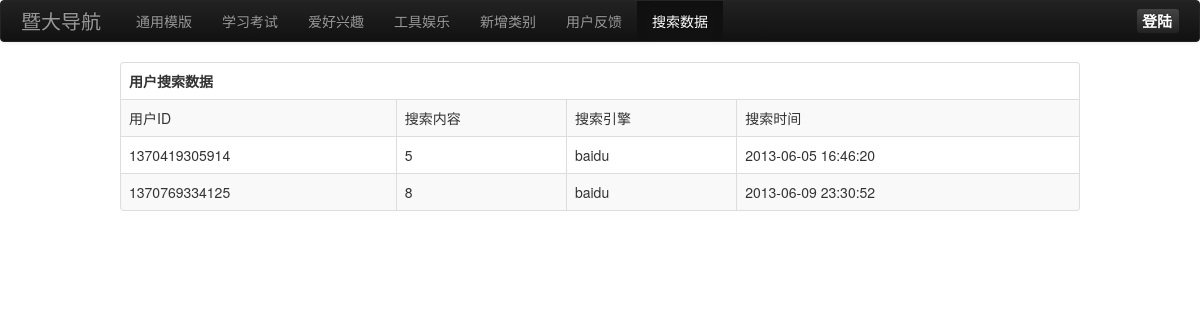
Screenshot of /admin/searchdata.php (signed in) with the database file from the repository.
### tables this page shows
CREATE TABLE IF NOT EXISTS `data` (
  `id` bigint(20) NOT NULL AUTO_INCREMENT,
  `uid` varchar(50) NOT NULL,
  `content` varchar(200) NOT NULL,
  `searchby` varchar(50) NOT NULL,
  `time` datetime NOT NULL,
  PRIMARY KEY (`id`)
);

### admin/searchdata.php (the view, shortened to what this page needs)
<!DOCTYPE html>
<html xmlns="http://www.w3.org/1999/xhtml">
<head>
    <link rel="stylesheet" type="text/css" href="css/bootstrap.min.css" />
    <link rel="stylesheet" type="text/css" href="css/index.css" />
    <link rel="stylesheet" type="text/css" href="css/common.css" />
</head>
<body>
  <div class="navbar navbar-inverse">
  <div class="navbar-inner">
    <a class="brand" href="">暨大导航</a>
    <ul class="nav">
      <li><a href="public.php">通用模版</a></li>
      <li><a href="major.php">学习考试</a></li>
      <li><a href="hobby.php">爱好兴趣</a></li>
      <li><a href="tool.php">工具娱乐</a></li>
      <li><a href="checktype.php">新增类别</a></li>
      <li><a href="userfeedback.php">用户反馈</a></li>
      <li  class="active"><a href="searchdata.php">搜索数据</a></li>
     </ul>
     <a class="label btn-inverse pull-right" id="loginbtn"  href="index.php">登陆</a>
  </div>
</div>
<?php
  $sql ="SELECT * FROM  `data` ORDER BY time;";
  $result = mysql_query($sql);
?>
<div class="content">
   <table class="table table-hover table-bordered table-striped">
  <thead>
    <tr>
      <th>用户搜索数据</th>
    </tr>
  </thead>
  <tbody>
    <tr>
      <td>用户ID</td>
      <td>搜索内容</td>
      <td>搜索引擎</td>
      <td>搜索时间</td>
    </tr>
  <?php
     while($row = mysql_fetch_array($result)){
    echo "<tr><td>".$row['uid']."</td><td>".$row['content']."</td><td>".$row['searchby']."</td><td>".$row['time']."</td></tr>";
   }
  ?>
  </tbody>
</table>
</div>
</body>
</html>

### admin/css/index.css (style rules this page uses)
.content { width: 960px; margin: 0 auto; }
td { max-width: 500px; overflow: hidden; }

### admin/css/common.css (style rules this page uses)
#loginbtn { margin-top: 8px; width: 32px; height: 14px; font-size: 15px; padding: 5px; }

### rows the page displays
data: uid "1370419305914", content "5", searchby "baidu", time "2013-06-05 16:46:20"
data: uid "1370769334125", content "8", searchby "baidu", time "2013-06-09 23:30:52"
